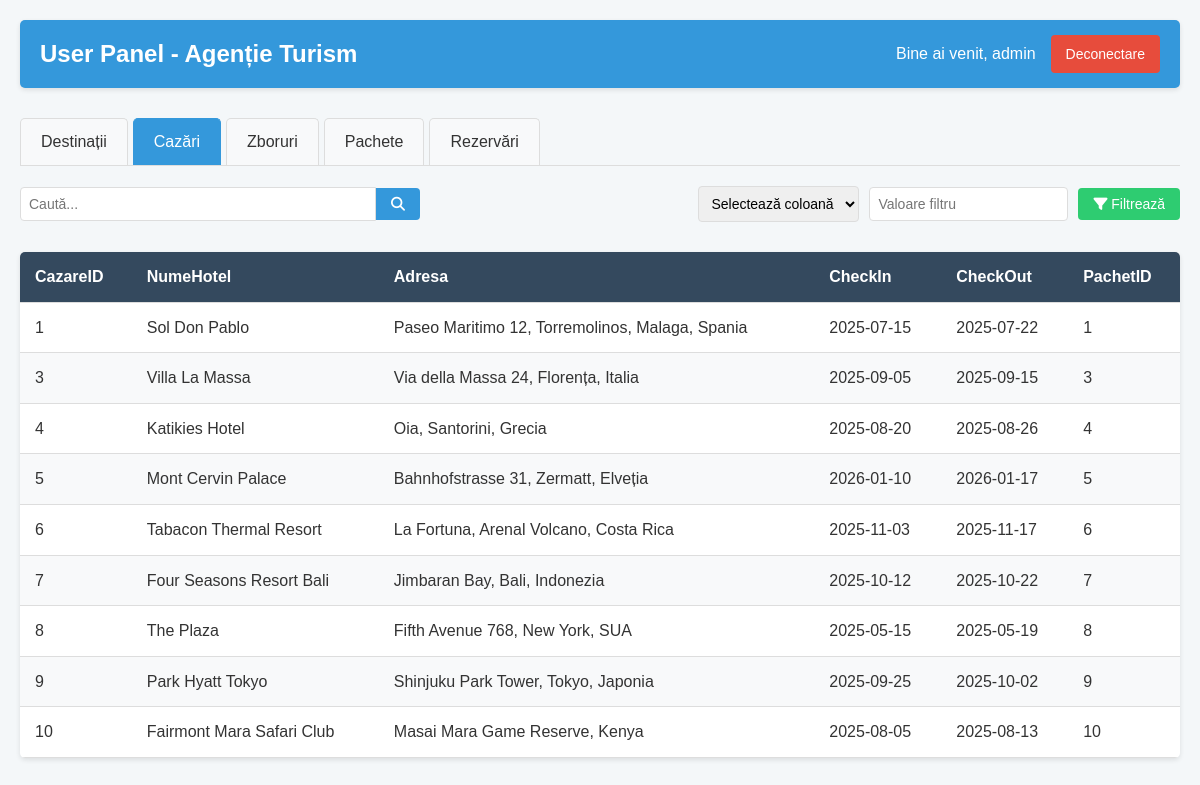
Screenshot of /user.php?table=Cazari (signed in) with the database file from the repository.
### tables this page shows
CREATE TABLE `Cazari` (
  `CazareID` bigint unsigned NOT NULL AUTO_INCREMENT,
  `NumeHotel` varchar(100) NOT NULL,
  `Adresa` varchar(200) NOT NULL,
  `CheckIn` date NOT NULL,
  `CheckOut` date NOT NULL,
  `PachetID` bigint unsigned NOT NULL,
  PRIMARY KEY (`CazareID`),
  KEY `PachetID` (`PachetID`),
  CONSTRAINT `Cazari_ibfk_1` FOREIGN KEY (`PachetID`) REFERENCES `Pachete` (`PachetID`) ON DELETE CASCADE
);

### user.php (the view, shortened to what this page needs)
<?php
$currentTable = isset($_GET['table']) ? $_GET['table'] : 'Destinatii';
$dbConnection = new DataBase();
$con = $dbConnection->getConexiune();
function getTableData($con, $tableName, $searchTerm = '', $filterColumn = '', $filterValue = '') {
    $data = [];
    $columns = [];
    $columnsQuery = "SHOW COLUMNS FROM $tableName";
    $columnsResult = $con->query($columnsQuery);
    if ($columnsResult) {
        while ($column = $columnsResult->fetch_assoc()) {
            $columns[] = $column['Field'];
        }
        $query = "SELECT * FROM $tableName";
        $result = $con->query($query);
        if ($result) {
            while ($row = $result->fetch_assoc()) {
                $data[] = $row;
            }
        }
    }
    return ['columns' => $columns, 'data' => $data];
}
$searchTerm = isset($_GET['search']) ? $_GET['search'] : '';
$filterColumn = isset($_GET['filter_column']) ? $_GET['filter_column'] : '';
$filterValue = isset($_GET['filter_value']) ? $_GET['filter_value'] : '';
$tableData = getTableData($con, $currentTable, $searchTerm, $filterColumn, $filterValue);
$columns = $tableData['columns'];
$data = $tableData['data'];
?>
<!DOCTYPE html>
<html lang="ro">
<head>
    <link rel="stylesheet" href="https://cdnjs.cloudflare.com/ajax/libs/font-awesome/6.4.0/css/all.min.css">
</head>
<body>
    <div class="container">
        <header>
            <h1>User Panel - Agenție Turism</h1>
            <div class="user-info">
                <span>Bine ai venit, <?php echo htmlspecialchars($_SESSION['username']); ?></span>
                <a href="logout.php" class="logout-btn">Deconectare</a>
            </div>
        </header>
        <div class="tabs">
            <a href="user.php?table=Destinatii" class="tab <?php echo $currentTable === 'Destinatii' ? 'active' : ''; ?>">Destinații</a>
            <a href="user.php?table=Cazari" class="tab <?php echo $currentTable === 'Cazari' ? 'active' : ''; ?>">Cazări</a>
            <a href="user.php?table=Zboruri" class="tab <?php echo $currentTable === 'Zboruri' ? 'active' : ''; ?>">Zboruri</a>
            <a href="user.php?table=Pachete" class="tab <?php echo $currentTable === 'Pachete' ? 'active' : ''; ?>">Pachete</a>
            <a href="user.php?table=Rezervari" class="tab <?php echo $currentTable === 'Rezervari' ? 'active' : ''; ?>">Rezervări</a>
        </div>
        <div class="search-filter-container">
            <form action="user.php" method="get" class="search-container">
                <input type="text" name="search" placeholder="Caută..." value="<?php echo htmlspecialchars($searchTerm); ?>">
                <button type="submit" class="search-btn"><i class="fas fa-search"></i></button>
            </form>
            <form action="user.php" method="get" class="filter-container">
                <select name="filter_column">
                    <option value="">Selectează coloană</option>
                </select>
                <input type="text" name="filter_value" placeholder="Valoare filtru" value="<?php echo htmlspecialchars($filterValue); ?>">
                <button type="submit" class="filter-btn"><i class="fas fa-filter"></i> Filtrează</button>
            </form>
        </div>
        <table>
            <thead>
                <tr>
                    <?php foreach ($columns as $column): ?>
                        <th><?php echo $column; ?></th>
                    <?php endforeach; ?>
                </tr>
            </thead>
            <tbody>
                <?php if (empty($data)): ?>
                    <tr>
                        <td colspan="<?php echo count($columns); ?>" class="no-data">Nu există date disponibile.</td>
                    </tr>
                <?php else: ?>
                    <?php foreach ($data as $row): ?>
                        <tr>
                            <?php foreach ($columns as $column): ?>
                                <td><?php echo htmlspecialchars($row[$column]); ?></td>
                            <?php endforeach; ?>
                        </tr>
                    <?php endforeach; ?>
                <?php endif; ?>
            </tbody>
        </table>
    </div>
</body>
</html>

### user.php (style rules this page uses)
body { font-family: 'Arial', sans-serif; line-height: 1.6; margin: 0; padding: 0; background-color: #f4f7f9; color: #333; }
.container { max-width: 1200px; margin: 0 auto; padding: 20px; }
header { background-color: #3498db; color: white; padding: 15px 20px; display: flex; justify-content: space-between; align-items: center; margin-bottom: 30px; border-radius: 5px; box-shadow: 0 2px 5px rgba(0,0,0,0.1); }
h1 { margin: 0; font-size: 24px; }
.user-info { display: flex; align-items: center; }
.user-info span { margin-right: 15px; }
.logout-btn { background-color: #e74c3c; color: white; border: none; padding: 8px 15px; border-radius: 4px; cursor: pointer; font-size: 14px; transition: background-color 0.3s; text-decoration: none; }
.tabs { display: flex; margin-bottom: 20px; border-bottom: 1px solid #ddd; overflow-x: auto; }
.tab { padding: 10px 20px; background-color: #f8f9fa; border: 1px solid #ddd; border-bottom: none; border-radius: 5px 5px 0 0; margin-right: 5px; cursor: pointer; transition: background-color 0.3s; white-space: nowrap; text-decoration: none; color: #333; }
.tab.active { background-color: #3498db; color: white; border-color: #3498db; }
.search-filter-container { display: flex; justify-content: space-between; margin-bottom: 20px; flex-wrap: wrap; }
.search-container { display: flex; align-items: center; width: 100%; max-width: 400px; margin-bottom: 10px; }
.search-container input { flex-grow: 1; padding: 8px; border: 1px solid #ddd; border-radius: 4px 0 0 4px; font-size: 14px; }
.search-btn { background-color: #3498db; color: white; border: none; padding: 8px 15px; border-radius: 0 4px 4px 0; cursor: pointer; font-size: 14px; }
.filter-container { display: flex; align-items: center; margin-bottom: 10px; }
.filter-container select, .filter-container input { padding: 8px; border: 1px solid #ddd; border-radius: 4px; margin-right: 10px; font-size: 14px; }
.filter-btn { background-color: #2ecc71; color: white; border: none; padding: 8px 15px; border-radius: 4px; cursor: pointer; font-size: 14px; }
table { width: 100%; border-collapse: collapse; margin-top: 20px; background-color: white; border-radius: 5px; overflow: hidden; box-shadow: 0 2px 5px rgba(0,0,0,0.1); }
th, td { padding: 12px 15px; text-align: left; border-bottom: 1px solid #ddd; }
th { background-color: #34495e; color: white; font-weight: bold; }
tr:nth-child(even) { background-color: #f8f9fa; }

### rows the page displays
cazari: CazareID "1", NumeHotel "Sol Don Pablo", Adresa "Paseo Maritimo 12, Torremolinos, Malaga, Spania", CheckIn "2025-07-15", CheckOut "2025-07-22", PachetID "1"
cazari: CazareID "3", NumeHotel "Villa La Massa", Adresa "Via della Massa 24, Florența, Italia", CheckIn "2025-09-05", CheckOut "2025-09-15", PachetID "3"
cazari: CazareID "4", NumeHotel "Katikies Hotel", Adresa "Oia, Santorini, Grecia", CheckIn "2025-08-20", CheckOut "2025-08-26", PachetID "4"
cazari: CazareID "5", NumeHotel "Mont Cervin Palace", Adresa "Bahnhofstrasse 31, Zermatt, Elveția", CheckIn "2026-01-10", CheckOut "2026-01-17", PachetID "5"
cazari: CazareID "6", NumeHotel "Tabacon Thermal Resort", Adresa "La Fortuna, Arenal Volcano, Costa Rica", CheckIn "2025-11-03", CheckOut "2025-11-17", PachetID "6"
cazari: CazareID "7", NumeHotel "Four Seasons Resort Bali", Adresa "Jimbaran Bay, Bali, Indonezia", CheckIn "2025-10-12", CheckOut "2025-10-22", PachetID "7"
cazari: CazareID "8", NumeHotel "The Plaza", Adresa "Fifth Avenue 768, New York, SUA", CheckIn "2025-05-15", CheckOut "2025-05-19", PachetID "8"
cazari: CazareID "9", NumeHotel "Park Hyatt Tokyo", Adresa "Shinjuku Park Tower, Tokyo, Japonia", CheckIn "2025-09-25", CheckOut "2025-10-02", PachetID "9"
cazari: CazareID "10", NumeHotel "Fairmont Mara Safari Club", Adresa "Masai Mara Game Reserve, Kenya", CheckIn "2025-08-05", CheckOut "2025-08-13", PachetID "10"

### other values shown
$_SESSION['username'] "admin"
$column "CazareID"
$column "NumeHotel"
$column "Adresa"
$column "CheckIn"
$column "CheckOut"
$column "PachetID"
